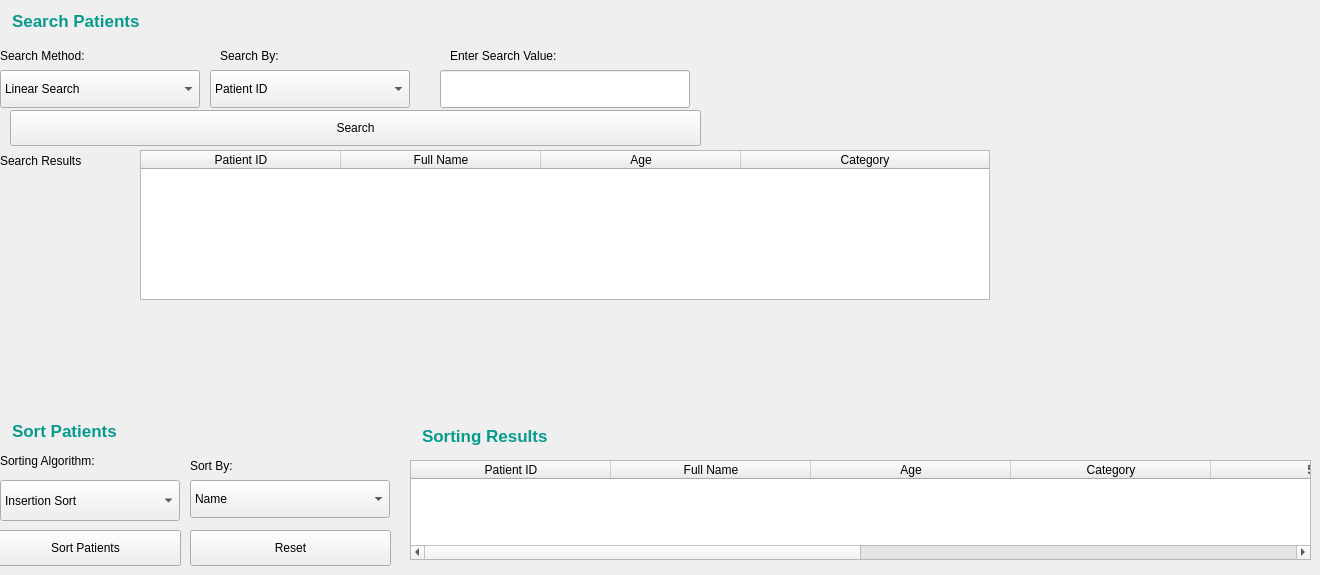
      <widget class="QWidget" name="searchSortTab">
       <attribute name="title">
        <string>Search &amp; Sort</string>
       </attribute>
       <widget class="QLabel" name="label_33">
        <property name="geometry">
         <rect>
          <x>0</x>
          <y>40</y>
          <width>390</width>
          <height>31</height>
         </rect>
        </property>
        <property name="text">
         <string>Search Method:</string>
        </property>
       </widget>
       <widget class="QLabel" name="label_34">
        <property name="geometry">
         <rect>
          <x>220</x>
          <y>40</y>
          <width>271</width>
          <height>31</height>
         </rect>
        </property>
        <property name="text">
         <string>Search By:</string>
        </property>
       </widget>
       <widget class="QLabel" name="label_35">
        <property name="geometry">
         <rect>
          <x>450</x>
          <y>40</y>
          <width>321</width>
          <height>31</height>
         </rect>
        </property>
        <property name="text">
         <string>Enter Search Value:</string>
        </property>
       </widget>
       <widget class="QLabel" name="label_36">
        <property name="geometry">
         <rect>
          <x>190</x>
          <y>450</y>
          <width>261</width>
          <height>31</height>
         </rect>
        </property>
        <property name="text">
         <string>Sort By:</string>
        </property>
       </widget>
       <widget class="QLabel" name="label_37">
        <property name="geometry">
         <rect>
          <x>0</x>
          <y>140</y>
          <width>301</width>
          <height>41</height>
         </rect>
        </property>
        <property name="text">
         <string>Search Results</string>
        </property>
       </widget>
       <widget class="QLabel" name="label_38">
        <property name="geometry">
         <rect>
          <x>0</x>
          <y>440</y>
          <width>291</width>
          <height>41</height>
         </rect>
        </property>
        <property name="text">
         <string>Sorting Algorithm:</string>
        </property>
       </widget>
       <widget class="QLabel" name="label_39">
        <property name="geometry">
         <rect>
          <x>410</x>
          <y>410</y>
          <width>341</width>
          <height>51</height>
         </rect>
        </property>
        <property name="styleSheet">
         <string notr="true">color: #079B8E;
font-size: 13pt;
font-weight: bold;
padding: 8px;</string>
        </property>
        <property name="text">
         <string>Sorting Results</string>
        </property>
       </widget>
       <widget class="QComboBox" name="searchMethodComboBox">
        <property name="geometry">
         <rect>
          <x>0</x>
          <y>70</y>
          <width>200</width>
          <height>38</height>
         </rect>
        </property>
        <property name="minimumSize">
         <size>
          <width>200</width>
          <height>38</height>
         </size>
        </property>
        <item>
         <property name="text">
          <string>Linear Search</string>
         </property>
        </item>
        <item>
         <property name="text">
          <string>Binary Search</string>
         </property>
        </item>
        <item>
         <property name="text">
          <string>- Recursive Search</string>
         </property>
        </item>
       </widget>
       <widget class="QComboBox" name="searchByComboBox">
        <property name="geometry">
         <rect>
          <x>210</x>
          <y>70</y>
          <width>200</width>
          <height>38</height>
         </rect>
        </property>
        <property name="minimumSize">
         <size>
          <width>200</width>
          <height>38</height>
         </size>
        </property>
        <item>
         <property name="text">
          <string>Patient ID</string>
         </property>
        </item>
        <item>
         <property name="text">
          <string>Patient Name</string>
         </property>
        </item>
        <item>
         <property name="text">
          <string>- Patient Category</string>
         </property>
        </item>
       </widget>
       <widget class="QLineEdit" name="searchValueLineEdit">
        <property name="geometry">
         <rect>
          <x>440</x>
          <y>70</y>
          <width>250</width>
          <height>38</height>
         </rect>
        </property>
        <property name="minimumSize">
         <size>
          <width>250</width>
          <height>38</height>
         </size>
        </property>
       </widget>
       <widget class="QPushButton" name="searchButton">
        <property name="geometry">
         <rect>
          <x>10</x>
          <y>110</y>
          <width>691</width>
          <height>36</height>
         </rect>
        </property>
        <property name="text">
         <string>Search</string>
        </property>
       </widget>
       <widget class="QTableWidget" name="searchResultsTableWidget">
        <property name="geometry">
         <rect>
          <x>140</x>
          <y>150</y>
          <width>850</width>
          <height>150</height>
         </rect>
        </property>
        <property name="minimumSize">
         <size>
          <width>750</width>
          <height>150</height>
         </size>
        </property>
        <property name="maximumSize">
         <size>
          <width>16777215</width>
          <height>16777215</height>
         </size>
        </property>
        <property name="alternatingRowColors">
         <bool>true</bool>
        </property>
        <property name="selectionBehavior">
         <enum>QAbstractItemView::SelectionBehavior::SelectRows</enum>
        </property>
        <property name="columnCount">
         <number>4</number>
        </property>
        <attribute name="horizontalHeaderDefaultSectionSize">
         <number>200</number>
        </attribute>
        <attribute name="horizontalHeaderStretchLastSection">
         <bool>true</bool>
        </attribute>
        <column>
         <property name="text">
          <string>Patient ID</string>
         </property>
        </column>
        <column>
         <property name="text">
          <string>Full Name</string>
         </property>
        </column>
        <column>
         <property name="text">
          <string>Age</string>
         </property>
        </column>
        <column>
         <property name="text">
          <string>Category</string>
         </property>
        </column>
       </widget>
       <widget class="QComboBox" name="sortingAlgorithmComboBox">
        <property name="geometry">
         <rect>
          <x>0</x>
          <y>480</y>
          <width>180</width>
          <height>41</height>
         </rect>
        </property>
        <property name="minimumSize">
         <size>
          <width>180</width>
          <height>30</height>
         </size>
        </property>
        <item>
         <property name="text">
          <string>Insertion Sort</string>
         </property>
        </item>
        <item>
         <property name="text">
          <string>Selection Sort</string>
         </property>
        </item>
       </widget>
       <widget class="QComboBox" name="sortByComboBox">
        <property name="geometry">
         <rect>
          <x>190</x>
          <y>480</y>
          <width>200</width>
          <height>38</height>
         </rect>
        </property>
        <property name="minimumSize">
         <size>
          <width>200</width>
          <height>38</height>
         </size>
        </property>
        <item>
         <property name="text">
          <string>Name</string>
         </property>
        </item>
        <item>
         <property name="text">
          <string>Age</string>
         </property>
        </item>
        <item>
         <property name="text">
          <string>Patient ID</string>
         </property>
        </item>
       </widget>
       <widget class="QPushButton" name="sortButton">
        <property name="geometry">
         <rect>
          <x>-10</x>
          <y>530</y>
          <width>191</width>
          <height>36</height>
         </rect>
        </property>
        <property name="text">
         <string>Sort Patients</string>
        </property>
       </widget>
       <widget class="QPushButton" name="resetSearchSortButton">
        <property name="geometry">
         <rect>
          <x>190</x>
          <y>530</y>
          <width>201</width>
          <height>36</height>
         </rect>
        </property>
        <property name="text">
         <string>Reset</string>
        </property>
       </widget>
       <widget class="QTableWidget" name="sortingResultsTableWidget">
        <property name="geometry">
         <rect>
          <x>410</x>
          <y>460</y>
          <width>901</width>
          <height>100</height>
         </rect>
        </property>
        <property name="minimumSize">
         <size>
          <width>0</width>
          <height>50</height>
         </size>
        </property>
        <property name="maximumSize">
         <size>
          <width>16777215</width>
          <height>16777215</height>
         </size>
        </property>
        <property name="alternatingRowColors">
         <bool>true</bool>
        </property>
        <property name="selectionBehavior">
         <enum>QAbstractItemView::SelectionBehavior::SelectRows</enum>
        </property>
        <property name="columnCount">
         <number>8</number>
        </property>
        <attribute name="horizontalHeaderCascadingSectionResizes">
         <bool>false</bool>
        </attribute>
        <attribute name="horizontalHeaderDefaultSectionSize">
         <number>200</number>
        </attribute>
        <attribute name="horizontalHeaderStretchLastSection">
         <bool>true</bool>
        </attribute>
        <column>
         <property name="text">
          <string>Patient ID</string>
         </property>
        </column>
        <column>
         <property name="text">
          <string>Full Name</string>
         </property>
        </column>
        <column>
         <property name="text">
          <string>Age</string>
         </property>
        </column>
        <column>
         <property name="text">
          <string>Category</string>
         </property>
        </column>
        <column/>
        <column/>
        <column/>
        <column/>
       </widget>
       <widget class="QLabel" name="searchPatientsHeadingLabel">
        <property name="geometry">
         <rect>
          <x>0</x>
          <y>0</y>
          <width>250</width>
          <height>41</height>
         </rect>
        </property>
        <property name="styleSheet">
         <string notr="true">color: #079B8E;
font-size: 13pt;
font-weight: bold;
padding: 8px;
</string>
        </property>
        <property name="text">
         <string>Search Patients</string>
        </property>
       </widget>
       <widget class="QLabel" name="sortPatientsHeadingLabel">
        <property name="geometry">
         <rect>
          <x>0</x>
          <y>410</y>
          <width>161</width>
          <height>41</height>
         </rect>
        </property>
        <property name="styleSheet">
         <string notr="true">color: #079B8E;
font-size: 13pt;
font-weight: bold;
padding: 8px;</string>
        </property>
        <property name="text">
         <string>Sort Patients</string>
        </property>
       </widget>
      </widget>
